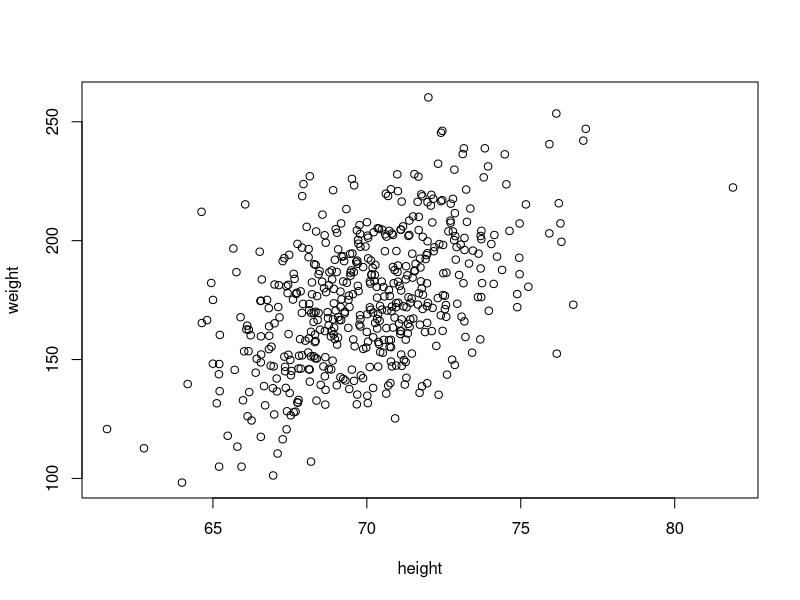
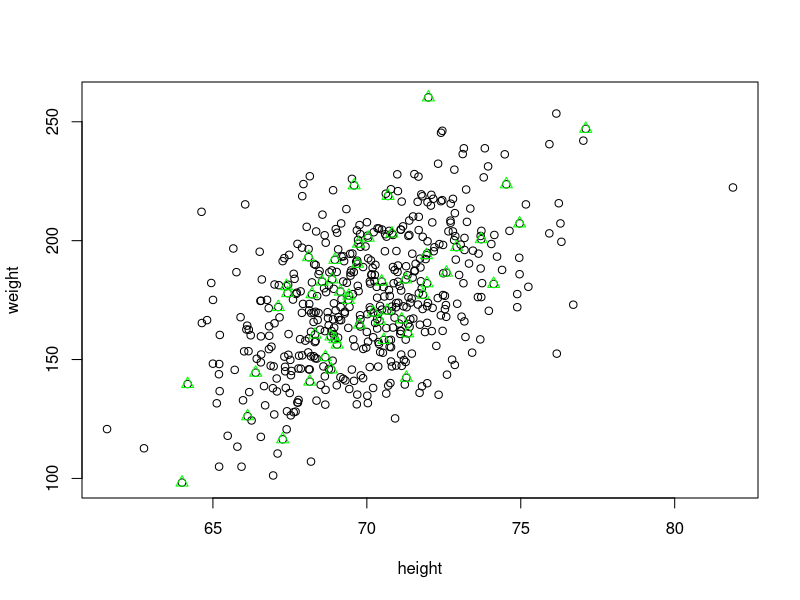
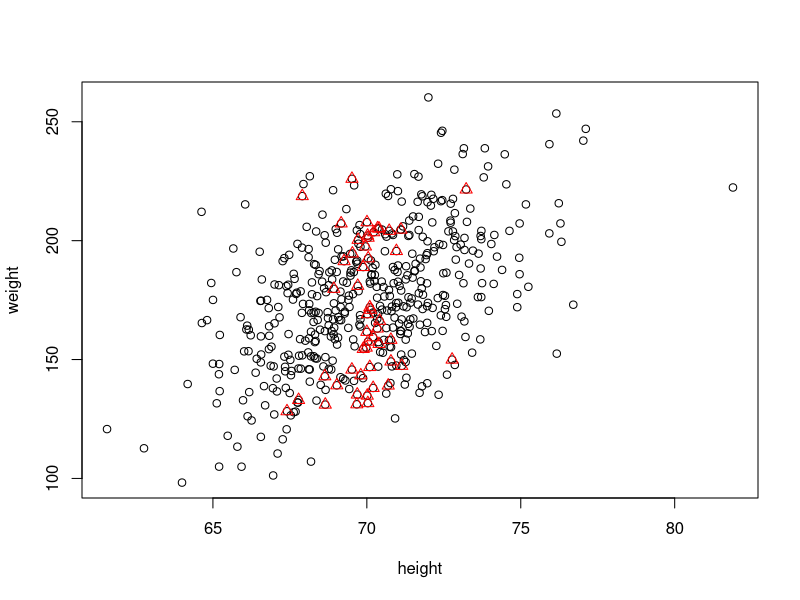

Reproduce these figures in R, in order.
pdf("images/chapter_6/population.pdf", width=3.5, height=3.5)
#label===BIASgbs1
set.seed(2023)
N = 500
height <- rnorm(N, 70, 2.6)
weight <- -194.49 + 5.30 * height + rnorm(N, 0, 23.26)
population <- data.frame(height=height, weight=weight)
plot(population)
#===end
dev.off()

pdf("images/chapter_6/representSample.pdf", width=3.5, height=3.5)
#label===BIASgbs2
plot(population)
n <- 50
idx <- sample(N, n)
rsample <- population[idx,]
points(rsample, col="green", pch=2, cex=1.2)
#===end
dev.off()

pdf("images/chapter_6/biasedSample.pdf", width=3.5, height=3.5)
#label===BIASgbs3
plot(population)
n <- 50
f = lm(weight ~ height)                       # (@\wingding{1}@)
w = abs(f$residuals) / abs(height-70)         # (@\wingding{2}@)
idx <- sample(N, n, prob=w)                   # (@\wingding{3}@)
rsample <- population[idx,]
points(rsample, col="red", pch=2, cex=1.2)
#===end
dev.off()
